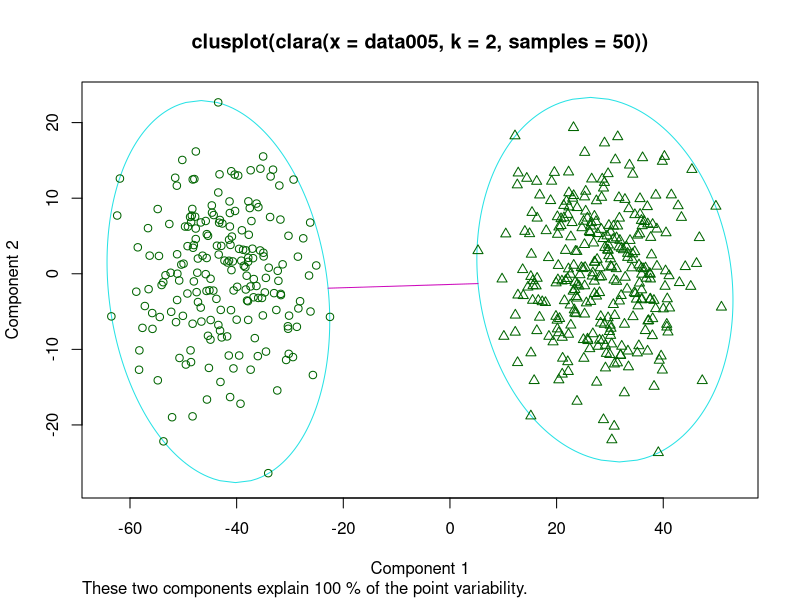
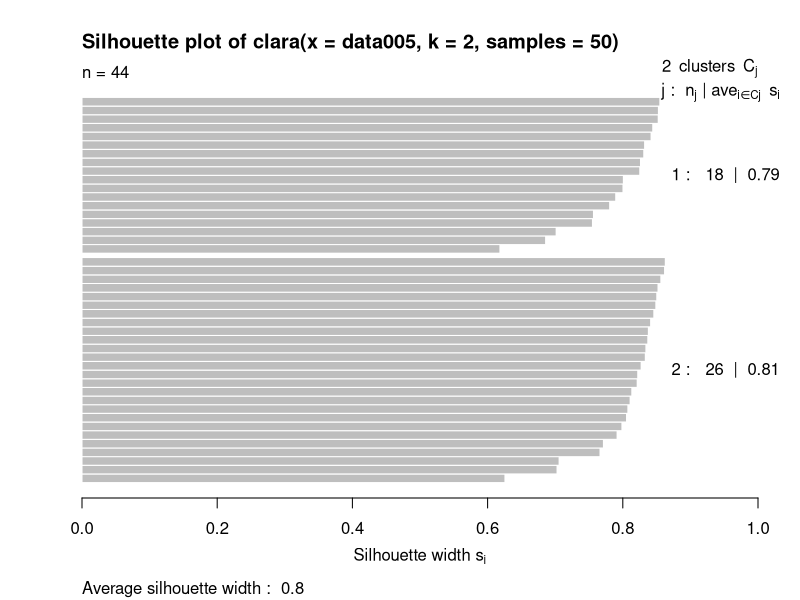

The R script that drew these images, in order:
#clean the workspace and memory
rm( list=ls() )
gc()

library(cluster);

data005 <- read.csv("data/datasets005.csv", header=TRUE)
data005 <- as.data.frame(data005)
clarax <- clara(data005, 2, samples=50)
print(clarax)

all.equal(clarax[-8],clara(data005, 2, samples=50, pamLike = TRUE)[-8])
plot(clarax)

data006 <- read.csv("data/datasets006.csv", header=TRUE)
data006 <- as.data.frame(data006)
clx3 <- clara(data006, 3)
print(clx3)
cl.3 <- clara(data006, 3, samples=100)
print(clx3)

stopifnot(cl.3$clustering == clx3$clustering)
nSim <- 100
nCl <- 3
set.seed(421)
cl <- matrix(NA,nrow(data006), nSim)
for(i in seq(nSim)){
	cl[,i] <- clara(data006, nCl, medoids.x = FALSE, rngR = TRUE)$cluster
}
tcl <- apply(cl,1, tabulate, nbins = nCl)

iDoubt <- which(apply(tcl,2, function(n) all(n < nSim)))
if(length(iDoubt)) {
	tabD <- tcl[,iDoubt, drop=FALSE]
	dimnames(tabD) <- list(cluster = paste(1:nCl), obs = format(iDoubt))
	t(tabD)
}
